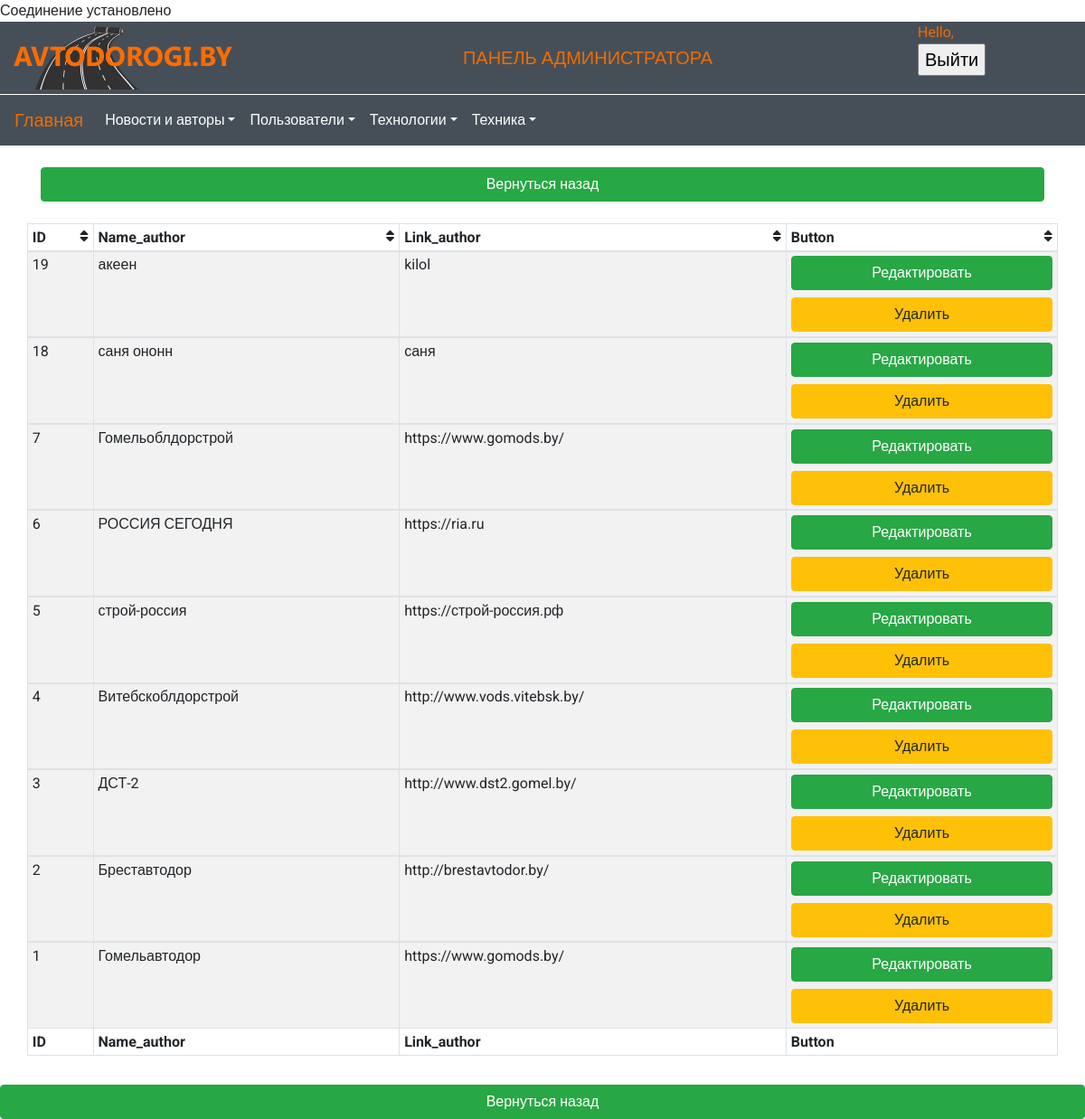
The page /admin/update_authors.php on the database its author committed.
### tables this page shows
CREATE TABLE `author` (
  `id` int(11) UNSIGNED NOT NULL,
  `name_author` varchar(255) NOT NULL,
  `link_author` varchar(255) NOT NULL COMMENT 'ссылка на сайт'
);

### admin/update_authors.php (the view, shortened to what this page needs)
<?php require_once "db.php"; ?>
<?php include "header.php"; ?>
<form action="" method="post" class="container form-horizontal" role="form">
    <?php
    $select_author = "SELECT id, name_author, link_author FROM author WHERE id>0 ORDER BY id DESC LIMIT 15";
    $res_select = mysqli_query($con, $select_author);
    ?>
    <br>
    <a class="btn btn-success btn-block" href="index.php">Вернуться назад</a>
    <br>
    <div class="row">
        <table id="dtBasicExample" class="table table-striped table-bordered table-sm table-hover" cellspacing="0"
               width="100%">
            <thead>
            <tr>
                <th class="th-sm">ID
                    <i class="fa fa-sort float-right" aria-hidden="true"></i>
                </th>
                <th class="th-sm">Name_author
                    <i class="fa fa-sort float-right" aria-hidden="true"></i>
                </th>
                <th class="th-sm">Link_author
                    <i class="fa fa-sort float-right" aria-hidden="true"></i>
                </th>
                <th class="th-sm">Button
                    <i class="fa fa-sort float-right" aria-hidden="true"></i>
                </th>
            </tr>
            </thead>
            <tbody>
            <?php
            while ($author = mysqli_fetch_assoc($res_select)) {
            ?>
            <tr>
                <td><?= $author['id'] ?></td>
                <td><?= $author['name_author'] ?></td>
                <td><?= $author['link_author'] ?></td>
                <td>
                    <input name="update_authors" type="submit" formaction="updateAuthors.php?id=<?= $author['id'] ?>" value="Редактировать"
                           class="btn btn-success btn-block">
                    <input type="submit" formaction="deleteAuthors.php?id=<?= $author['id'] ?>" value="Удалить"
                           class="btn btn-warning btn-block">
                </td>
            </tr>
            </tbody>
            <?php
            }
            ?>
            <tfoot>
            <tr>
                <th>ID
                </th>
                <th>Name_author
                </th>
                <th>Link_author
                </th>
                <th>Button
                </th>
            </tr>
            </tfoot>
        </table>
    </div>
</form>
<a class="btn btn-success btn-block" href="index.php">Вернуться назад</a>
<?php include "footer.php"; ?>

### admin/header.php (shortened to what this page needs)
<!doctype html>
<html lang="en">
<head>
    <link rel="stylesheet" href="https://stackpath.bootstrapcdn.com/bootstrap/4.1.3/css/bootstrap.min.css"
>
    <link rel="stylesheet" href="css/main_admin.css">
    <link rel="stylesheet" href="fontawesome-free-5.4.1-web/css/all.css"/>
</head>
<body>
<header id='header' class='header'>
    <div class="container-fluid">
        <div class="row justify-content-sm-between justify-content-center align-items-center">
            <div class="col-lg-3 col-sm-5 col-auto">
                <img src="img/Logo_1.png" alt="logo" class="logo">
            </div>
            <div class="col-lg-7 col-sm-4 description text-center">
                ПАНЕЛЬ АДМИНИСТРАТОРА
            </div>
            <div class="col-lg-2 col-sm-3 col-auto">
                <small>
                    Hello,
                </small>
                <form action="../logout.php" method="post">
                    <input type="submit" name = "logout" value="Выйти">
                </form>
            </div>
        </div>
    </div>
</header>
<nav id='menu' class="menu navbar navbar-expand-lg">
    <a class="navbar-brand" href="../index.php" style="color: #ef6c00">Главная</a>
    <div class="collapse navbar-collapse" id="navbarSupportedContent">
        <ul class="navbar-nav mr-auto">
            <li class="nav-item dropdown">
                <a class="nav-link dropdown-toggle dropdown-toggle-split" href="#" id="navbarDropdown" role="button"
                   data-toggle="dropdown" aria-haspopup="true" aria-expanded="false">
                    Новости и авторы
                </a>
            </li>
            <li class="nav-item dropdown">
                <a class="nav-link dropdown-toggle dropdown-toggle-split" href="#" id="navbarDropdown" role="button"
                   data-toggle="dropdown" aria-haspopup="true" aria-expanded="false">
                    Пользователи
                </a>
            </li>
            <li class="nav-item dropdown">
                <a class="nav-link dropdown-toggle dropdown-toggle-split" href="#" id="navbarDropdown" role="button"
                   data-toggle="dropdown" aria-haspopup="true" aria-expanded="false">
                    Технологии
                </a>
            </li>
            <li class="nav-item dropdown">
                <a class="nav-link dropdown-toggle dropdown-toggle-split" href="#" id="navbarDropdown" role="button"
                   data-toggle="dropdown" aria-haspopup="true" aria-expanded="false">
                    Техника
                </a>
            </li>
        </ul>
    </div>
</nav>

### admin/footer.php (shortened to what this page needs)
</body>

### admin/css/main_admin.css (style rules this page uses)
html { background-color: #d8d8d8; }
body { margin: 0 auto; background-color: white; font-family: 'Roboto', sans-serif; }
header div { background-color: #464f58; color: #ef6c00; font-size:20px; font-weight: 500; }
#menu { border-top: 1px solid white; background-color: #464f58; }
#menu .nav-link { color: white; font-size: 1em; font-weight: 400; }

### rows shown on the page
author: id "19", name_author "акеен", link_author "kilol"
author: id "18", name_author "саня ононн", link_author "саня"
author: id "7", name_author "Гомельоблдорстрой", link_author "https://www.gomods.by/"
author: id "6", name_author "РОССИЯ СЕГОДНЯ", link_author "https://ria.ru"
author: id "5", name_author "строй-россия", link_author "https://строй-россия.рф"
author: id "4", name_author "Витебскоблдорстрой", link_author "http://www.vods.vitebsk.by/"
author: id "3", name_author "ДСТ-2", link_author "http://www.dst2.gomel.by/"
author: id "2", name_author "Бреставтодор", link_author "http://brestavtodor.by/"
author: id "1", name_author "Гомельавтодор", link_author "https://www.gomods.by/"
